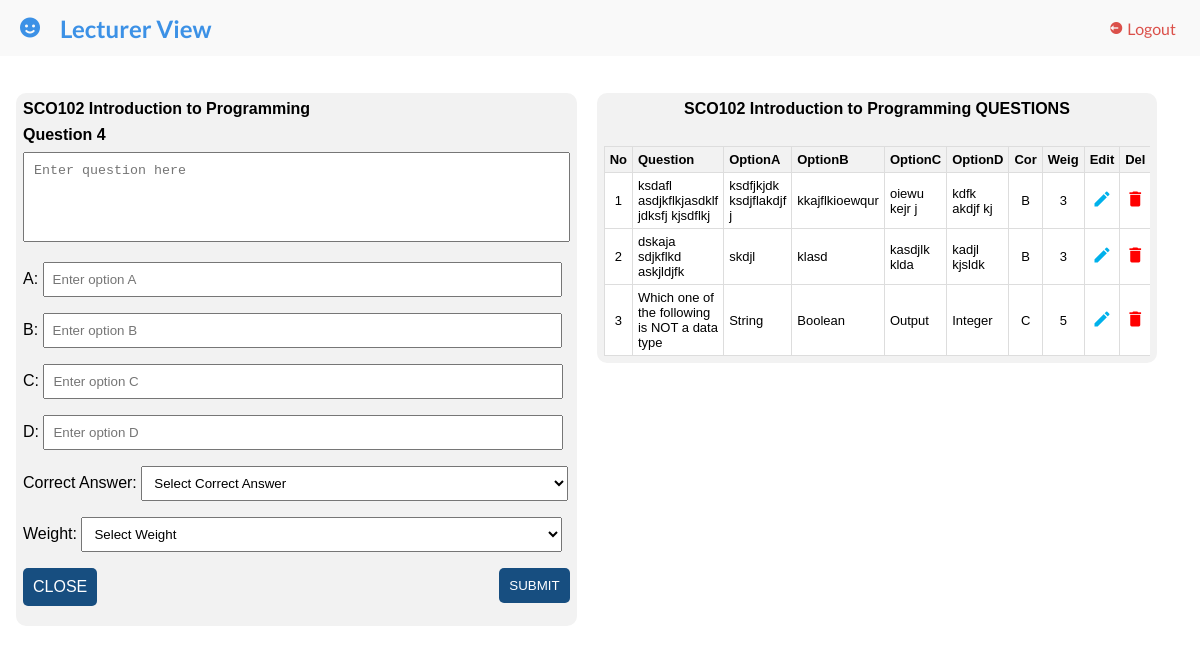
Page /exam_questions.php?unitcode3=SCO102 (signed in) on the committed database.
### tables this page shows
CREATE TABLE `units` (
  `unitcode` varchar(255) NOT NULL,
  `unit_title` varchar(255) DEFAULT NULL,
  `school` varchar(255) NOT NULL,
  `dept` varchar(255) DEFAULT NULL,
  `course` varchar(255) DEFAULT NULL,
  `offered` varchar(255) DEFAULT NULL
);

CREATE TABLE `questions` (
  `q_code` int(10) NOT NULL,
  `unitcodeF` varchar(255) NOT NULL,
  `question` text DEFAULT NULL,
  `optionA` varchar(255) DEFAULT NULL,
  `optionB` varchar(255) DEFAULT NULL,
  `optionC` varchar(255) DEFAULT NULL,
  `optionD` varchar(255) DEFAULT NULL,
  `correct_option` varchar(255) DEFAULT NULL,
  `weight` int(10) DEFAULT NULL
);

### exam_questions.php (the view, shortened to what this page needs)
<!DOCTYPE html>
<html >
<head>
   <link rel="stylesheet" href="style_set_exam.css">
</head>
<body style="background-color: #ffffff">
<?php require ('header_lec_exam.php')?>
 <div class ="section" style="padding:1px 16px;margin-top: 16px; ">
 <div class="row">
         <div class="column" style=   " margin-right: 20px;">
         <div class="question" id="question">
         <form id="myForm" action="" method="post">
        <?php
            include "connect.php";
            $unitcode=$_GET["unitcode3"];
            $sql = "SELECT unitcode, unit_title FROM units WHERE unitcode='$unitcode'";
        $result = $conn->query($sql);
        if ($result->num_rows > 0) {
            while($row = $result->fetch_assoc()) {
                echo "<label > <b>" . $row['unitcode'] ." ". $row['unit_title'] ."</b> </label>";
            }
        } else {
            echo "<label>No options available</label>";
        }
        ?>
        <br>
        <?php
         include "connect.php";
         $unitcode=$_GET["unitcode3"];
         $query = "SELECT * FROM questions WHERE unitcodeF='$unitcode'";
         $result = mysqli_query($conn, $query);
         $count=mysqli_num_rows($result);
         if($count==0)
         {
            $q_code=1;
            echo "<label id='q_code' name='q_code' value='".$q_code ."'> <b> Question " . $q_code . "</b> </label>";
         }
         else{
            $q_code=$count+1;
            echo "<label id='q_code' name='q_code' value='".$q_code ."'><b> Question " . $q_code . "</b> </label>";
         }
        ?>
        <textarea id="question" name="question" rows="4" placeholder="Enter question here" required></textarea><br>
        <label for="optionA">A:</label>
        <input type="text" id="optionA" name="optionA" placeholder="Enter option A" required><br/>
        <label for="optionB">B:</label>
        <input type="text" id="optionB" name="optionB" placeholder="Enter option B" required><br/>
        <label for="optionC">C:</label>
        <input type="text" id="optionC" name="optionC" placeholder="Enter option C" required><br/>
        <label for="optionD">D:</label>
        <input type="text" id="optionD" name="optionD" placeholder="Enter option D" required><br/>
        <label for="correct_option">Correct Answer:</label>
        <select id="correct_option" name="correct_option" required>
            <option value="">Select Correct Answer</option>
        </select>
        <br>
        <label for="weight">Weight: </label>
        <select id="weight" name="weight" required>
            <option value="">Select Weight</option>
        </select>    <br/>
    <a class="close" href="exam.php">CLOSE </a>
    <input type="submit" name="submit" value="SUBMIT"/>
 </form>
</div>
         </div>
         <div class="column" style="text-align:center;">
         <?php
            include "connect.php";
            $unitcode=$_GET["unitcode3"];
            $sql = "SELECT unitcode, unit_title FROM units WHERE unitcode='$unitcode'";
        $result = $conn->query($sql);
        if ($result->num_rows > 0) {
            while($row = $result->fetch_assoc()) {
                echo "<label> <b>" . $row['unitcode'] ." ". $row['unit_title'] ." QUESTIONS"."</b> </label>";
            }
        } else {
            echo "<label>No options available</label>";
        }
        ?>
        <br>
         <div class=table_container>
        <table class="table">
            <tr >
                <th>No</th>
                <th>Question</th>
                <th>OptionA</th>
                <th>OptionB</th>
                <th>OptionC</th>
                <th>OptionD</th>
                <th>Cor</th>
                <th>Weig</th>
                <th>Edit</th>
                <th>Del</th>
            </tr>
            <?php
    include('connect.php');
    $unitcode=$_GET["unitcode3"];
    $sql = "SELECT * FROM questions WHERE unitcodeF=('$unitcode')";
    $result = $conn->query($sql);
        $count=0;
if ($result->num_rows > 0) {
    while ($row = $result->fetch_assoc()) {
        $count=$count+1;
        $unitcode=$_GET["unitcode3"];
        ?>
          <tr>
          <td style="text-align:center;"><?php echo $count ?></td>
          <td><?php echo  $row["question"] ?></td>
          <td><?php echo  $row["optionA"] ?></td>
          <td><?php echo  $row["optionB"] ?></td>
          <td><?php echo  $row["optionC"] ?></td>
          <td><?php echo  $row["optionD"] ?></td>
          <td style="text-align:center;"> <?php echo  $row["correct_option"] ?></td>
          <td style="text-align:center;"> <?php echo  $row["weight"] ?></td>
          <td style="text-align:center;"><a href = "exam_edit.php?q_code=<?php echo $row['q_code'];?>&unitcode3=<?php echo $unitcode;?>" >
          <i class="material-icons" style= "font-size:20px; color:#00b1eb">create</i></a></td>
          <td style="text-align:center;"><a href = "exam_delete.php?q_code=<?php echo $row['q_code']; ?>&unitcode3=<?php echo $unitcode;?>" >
          <i class="material-icons" style= "font-size:20px; color:red">
          delete</i></a></td>
          </tr>
      <?php
      }
  }
  else {
    ?>
      <tr><td colspan='3'>0 results</td></tr>
      <?php
  }
  ?>
        </table>
         </div>
         </div>
   </div>
 </div>
</body>
</html>

### header_lec_exam.php (shortened to what this page needs)
<!DOCTYPE html>
<html lang="en">
<head>
	<link href='https://unpkg.com/boxicons@2.0.9/css/boxicons.min.css' rel='stylesheet'>
	<link rel="stylesheet" href="style_header.css">
</head>
<body>
	<section id="sidebar_board">
		<a href="#" class="brand">
			<i class='bx bxs-smile'></i>
			<span class="text">Lecturer View</span>
		</a>
	</section>
	<section id="content">
		<nav>
			<form action="#">
				<div class="form-input">
				</div>
			</form>
			<li>
				<a href="logout.php" class="logout">
					<i class='bx bxs-log-out-circle' ></i>
					<span class="text">Logout</span>
				</a>
			</li>
		</nav>
</section>
</body>
</html>

### style_set_exam.css (style rules this page uses)
body { font-family: Arial, Helvetica, sans-serif; }
.column { float: left; padding: 7px; width: 48%; background-color: #f2f2f2; border-radius: 10px; }
.row { margin: auto; width: 100%; margin-top: 20px; }
.row:after { content: ""; display: table; clear: both; }
body { padding: 0; margin: 0; overflow: hidden; }
.table { border-collapse: collapse; width: 100%; font-size: 13px; padding: 0; }
.table th, td { border: 1px solid #ddd; padding: 5px; text-align: left; background-color: white; }
.table th { background-color: #f2f2f2; position: sticky; top: 0; }
textarea { width: 100%; height: 90px; margin-bottom: 16px; padding: 10px; box-sizing: border-box; resize: none; }
label { margin-bottom: 8px; display: inline-block; width: fit-content; }
#weight { width: 88%; }
input { width: 95%; padding: 8px; margin-bottom: 16px; box-sizing: border-box; }
select { width: 78%; padding: 8px; margin-bottom: 16px; box-sizing: border-box; }
input[type="submit"] { background-color: #174e80; color: white; padding: 10px; border: none; cursor: pointer; width: auto; border-radius: 5px; display: inline-block; }

### style_header.css (style rules this page uses)
* { margin: 0; padding: 0; box-sizing: border-box; }
a { text-decoration: none; }
li { list-style: none; }
:root { --poppins: 'Poppins', sans-serif; --lato: 'Lato', sans-serif; --light: #F9F9F9; --blue: #3C91E6; --light-blue: #CFE8FF; --grey: #eee; --dark-grey: #AAAAAA; --dark: #342E37; --red: #DB504A; --yellow: #FFCE26; --light-yellow: #FFF2C6; --orange: #FD7238; --light-orange: #FFE0D3; }
html { overflow-x: hidden; }
body { background: var(--grey); overflow-x: hidden; }
#content li a.logout { color: var(--red); }
#content { position: relative; width: calc(100% - 280px); left: 280px; transition: .3s ease; overflow: hidden; }
#content nav { height: 56px; background: var(--light); padding: 0 24px; display: flex; align-items: center; grid-gap: 24px; font-family: var(--lato); position: sticky; top: 0; left: 0; z-index: 1000; }
#content nav::before { content: ''; position: absolute; width: 40px; height: 40px; bottom: -40px; left: 0; border-radius: 50%; box-shadow: -20px -20px 0 var(--light); }
#content nav a { color: var(--dark); }
#content nav form { max-width: 400px; width: 100%; margin-right: auto; }
#content nav form .form-input { display: flex; align-items: center; height: 36px; }
#sidebar_board { position: fixed; top: 0; left: 0; width: 280px; height: 56px; background: var(--light); z-index: 2000; font-family: var(--lato); }
#sidebar_board .brand { font-size: 24px; font-weight: 700; height: 56px; display: flex; align-items: center; color: var(--blue); position: sticky; top: 0; left: 0; background: var(--light); z-index: 500; box-sizing: content-box; }
#sidebar_board .brand .bx { min-width: 60px; display: flex; justify-content: center; }

### exam_questions.php (style rules this page uses)
.table_container { overflow: auto; max-height: 480px; margin-top: 20px; }
body { overflow: auto; }
input[type="submit"] { background-color: #174e80; color: white; padding: 10px; border: none; cursor: pointer; width: auto; border-radius: 5px; float:right; }
.close { background-color: #174e80; color: white; padding: 10px; border: none; cursor: pointer; width: auto; border-radius: 5px; float:left; }
a { text-decoration: none; }

### rows in the picture
units: unitcode "SCO102", unit_title "Introduction to Programming"
questions: question "ksdafl asdjkflkjasdklf jdksfj kjsdflkj", optionA "ksdfjkjdk ksdjflakdjf j", optionB "kkajflkioewqur", optionC "oiewu kejr j", optionD "kdfk akdjf kj", correct_option "B", weight "3"
questions: question "dskaja sdjkflkd askjldjfk", optionA "skdjl", optionB "klasd", optionC "kasdjlk klda", optionD "kadjl kjsldk", correct_option "B", weight "3"
questions: question "Which one of the following is NOT a data type", optionA "String", optionB "Boolean", optionC "Output", optionD "Integer", correct_option "C", weight "5"

### other values in the picture
$q_code "4"
